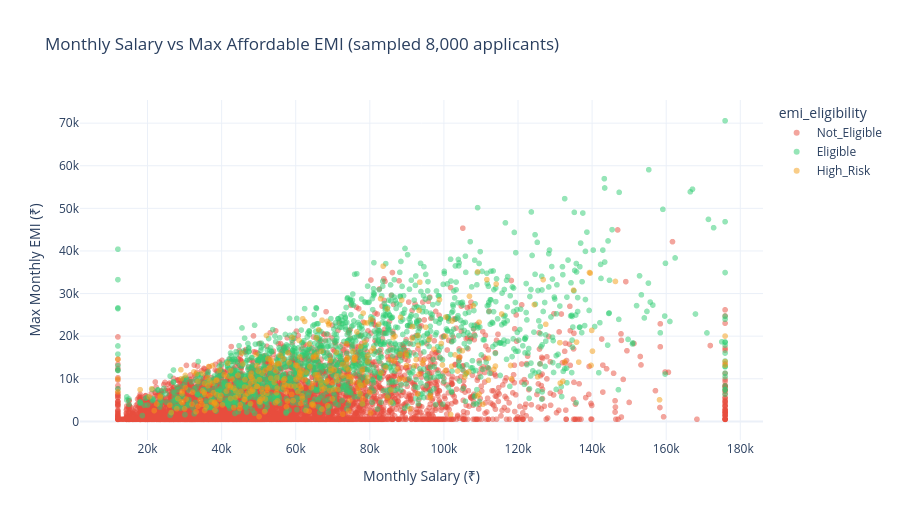

Notebook code for this chart:
### Code cell
plot_df = df.sample(8000, random_state=RANDOM_STATE)
fig = px.scatter(plot_df, x='monthly_salary', y='max_monthly_emi', color='emi_eligibility',
                  color_discrete_map=COLOR_MAP, opacity=0.5,
                  title='Monthly Salary vs Max Affordable EMI (sampled 8,000 applicants)',
                  labels={'monthly_salary': 'Monthly Salary (₹)', 'max_monthly_emi': 'Max Monthly EMI (₹)'})
fig.update_layout(template='plotly_white', height=520)
fig.show()

### Figure 1 — Plotly figure (JSON) as saved in the notebook; plotly's stock layout.template omitted (floating-point values rounded to 4 significant figures; data arrays with more than 128 entries replaced by an {"elided": "..."} marker saying what was removed)
{"data": [{"hovertemplate": "emi_eligibility=Not_Eligible<br>Monthly Salary (₹)=%{x}<br>Max Monthly EMI (₹)=%{y}<extra></extra>", "legendgroup": "Not_Eligible", "marker": {"color": "#e74c3c", "opacity": 0.5, "symbol": "circle"}, "mode": "markers", "name": "Not_Eligible", "showlegend": true, "type": "scattergl", "x": {"elided": "6180 float values"}, "xaxis": "x", "y": {"elided": "6180 float values"}, "yaxis": "y"}, {"hovertemplate": "emi_eligibility=Eligible<br>Monthly Salary (₹)=%{x}<br>Max Monthly EMI (₹)=%{y}<extra></extra>", "legendgroup": "Eligible", "marker": {"color": "#2ecc71", "opacity": 0.5, "symbol": "circle"}, "mode": "markers", "name": "Eligible", "showlegend": true, "type": "scattergl", "x": {"elided": "1463 float values"}, "xaxis": "x", "y": {"elided": "1463 float values"}, "yaxis": "y"}, {"hovertemplate": "emi_eligibility=High_Risk<br>Monthly Salary (₹)=%{x}<br>Max Monthly EMI (₹)=%{y}<extra></extra>", "legendgroup": "High_Risk", "marker": {"color": "#f39c12", "opacity": 0.5, "symbol": "circle"}, "mode": "markers", "name": "High_Risk", "showlegend": true, "type": "scattergl", "x": {"elided": "357 float values"}, "xaxis": "x", "y": {"elided": "357 float values"}, "yaxis": "y"}], "layout": {"height": 520, "legend": {"title": {"text": "emi_eligibility"}, "tracegroupgap": 0}, "title": {"text": "Monthly Salary vs Max Affordable EMI (sampled 8,000 applicants)"}, "xaxis": {"anchor": "y", "domain": [0, 1], "title": {"text": "Monthly Salary (₹)"}}, "yaxis": {"anchor": "x", "domain": [0, 1], "title": {"text": "Max Monthly EMI (₹)"}}}}
